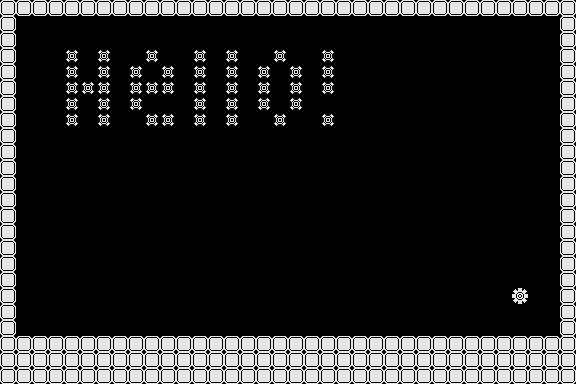

A level layout from a 2D game, rendered from its tile map. Below: a short description, then the map file with its tile-grid data intact:
An orthogonal 36x24 tile map with 16x16 px tiles, 1 tile layer (bg) and 6 objects (goal, start).

<map version="1.10" tiledversion="1.10.2" orientation="orthogonal" renderorder="right-down" width="36" height="24" tilewidth="16" tileheight="16" infinite="0" nextlayerid="4" nextobjectid="7">
 <tileset firstgid="1" source="Tiles.tsx" />
 <layer id="1" name="bg" width="36" height="24">
  <data encoding="csv">
12,12,12,12,12,12,12,12,12,12,12,12,12,12,12,12,12,12,12,12,12,12,12,12,12,12,12,12,12,12,12,12,12,12,12,12,
12,0,0,0,0,0,0,0,0,0,0,0,0,0,0,0,0,0,0,0,0,0,0,0,0,0,0,0,0,0,0,0,0,0,0,12,
12,0,0,0,0,0,0,0,0,0,0,0,0,0,0,0,0,0,0,0,0,0,0,0,0,0,0,0,0,0,0,0,0,0,0,12,
12,0,0,0,132,0,132,0,0,132,0,0,132,0,132,0,0,132,0,0,132,0,0,0,0,0,0,0,0,0,0,0,0,0,0,12,
12,0,0,0,132,0,132,0,132,0,132,0,132,0,132,0,132,0,132,0,132,0,0,0,0,0,0,0,0,0,0,0,0,0,0,12,
12,0,0,0,132,132,132,0,132,132,132,0,132,0,132,0,132,0,132,0,132,0,0,0,0,0,0,0,0,0,0,0,0,0,0,12,
12,0,0,0,132,0,132,0,132,0,0,0,132,0,132,0,132,0,132,0,0,0,0,0,0,0,0,0,0,0,0,0,0,0,0,12,
12,0,0,0,132,0,132,0,0,132,132,0,132,0,132,0,0,132,0,0,132,0,0,0,0,0,0,0,0,0,0,0,0,0,0,12,
12,0,0,0,0,0,0,0,0,0,0,0,0,0,0,0,0,0,0,0,0,0,0,0,0,0,0,0,0,0,0,0,0,0,0,12,
12,0,0,0,0,0,0,0,0,0,0,0,0,0,0,0,0,0,0,0,0,0,0,0,0,0,0,0,0,0,0,0,0,0,0,12,
12,0,0,0,0,0,0,0,0,0,0,0,0,0,0,0,0,0,0,0,0,0,0,0,0,0,0,0,0,0,0,0,0,0,0,12,
12,0,0,0,0,0,0,0,0,0,0,0,0,0,0,0,0,0,0,0,0,0,0,0,0,0,0,0,0,0,0,0,0,0,0,12,
12,0,0,0,0,0,0,0,0,0,0,0,0,0,0,0,0,0,0,0,0,0,0,0,0,0,0,0,0,0,0,0,0,0,0,12,
12,0,0,0,0,0,0,0,0,0,0,0,0,0,0,0,0,0,0,0,0,0,0,0,0,0,0,0,0,0,0,0,0,0,0,12,
12,0,0,0,0,0,0,0,0,0,0,0,0,0,0,0,0,0,0,0,0,0,0,0,0,0,0,0,0,0,0,0,0,0,0,12,
12,0,0,0,0,0,0,0,0,0,0,0,0,0,0,0,0,0,0,0,0,0,0,0,0,0,0,0,0,0,0,0,0,0,0,12,
12,0,0,0,0,0,0,0,0,0,0,0,0,0,0,0,0,0,0,0,0,0,0,0,0,0,0,0,0,0,0,0,0,0,0,12,
12,0,0,0,0,0,0,0,0,0,0,0,0,0,0,0,0,0,0,0,0,0,0,0,0,0,0,0,0,0,0,0,0,0,0,12,
12,0,0,0,0,0,0,0,0,0,0,0,0,0,0,0,0,0,0,0,0,0,0,0,0,0,0,0,0,0,0,0,216,0,0,12,
12,0,0,0,0,0,0,0,0,0,0,0,0,0,0,0,0,0,0,0,0,0,0,0,0,0,0,0,0,0,0,0,0,0,0,12,
12,0,0,0,0,0,0,0,0,0,0,0,0,0,0,0,0,0,0,0,0,0,0,0,0,0,0,0,0,0,0,0,0,0,0,12,
12,12,12,12,12,12,12,12,12,12,12,12,12,12,12,12,12,12,12,12,12,12,12,12,12,12,12,12,12,12,12,12,12,12,12,12,
12,12,12,12,12,12,12,12,12,12,12,12,12,12,12,12,12,12,12,12,12,12,12,12,12,12,12,12,12,12,12,12,12,12,12,12,
12,12,12,12,12,12,12,12,12,12,12,12,12,12,12,12,12,12,12,12,12,12,12,12,12,12,12,12,12,12,12,12,12,12,12,12
</data>
 </layer>
 <objectgroup id="2" name="collision">
  <object id="1" x="0" y="0" width="16" height="384" />
  <object id="2" x="0" y="336" width="576" height="48" />
  <object id="3" x="560" y="0" width="16" height="384" />
  <object id="4" x="0" y="0" width="576" height="16" />
 </objectgroup>
 <objectgroup id="3" name="spot">
  <object id="5" type="goal" x="512" y="288" width="16" height="16" />
  <object id="6" type="start" x="48" y="288" width="16" height="16" />
 </objectgroup>
</map>
